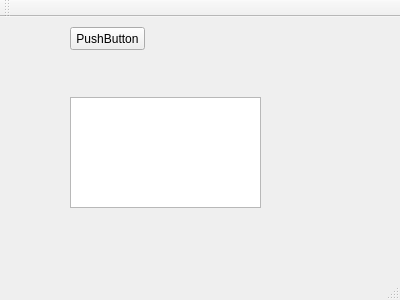
<?xml version="1.0" encoding="UTF-8"?>
<ui version="4.0">
 <class>MainWindow</class>
 <widget class="QMainWindow" name="MainWindow">
  <property name="geometry">
   <rect>
    <x>0</x>
    <y>0</y>
    <width>400</width>
    <height>300</height>
   </rect>
  </property>
  <property name="windowTitle">
   <string>MainWindow</string>
  </property>
  <widget class="QWidget" name="centralWidget">
   <widget class="QTextEdit" name="textEdit">
    <property name="geometry">
     <rect>
      <x>70</x>
      <y>80</y>
      <width>191</width>
      <height>111</height>
     </rect>
    </property>
   </widget>
   <widget class="QPushButton" name="pushButton">
    <property name="geometry">
     <rect>
      <x>70</x>
      <y>10</y>
      <width>75</width>
      <height>23</height>
     </rect>
    </property>
    <property name="text">
     <string>PushButton</string>
    </property>
   </widget>
  </widget>
  <widget class="QMenuBar" name="menuBar">
   <property name="geometry">
    <rect>
     <x>0</x>
     <y>0</y>
     <width>400</width>
     <height>21</height>
    </rect>
   </property>
  </widget>
  <widget class="QToolBar" name="mainToolBar">
   <attribute name="toolBarArea">
    <enum>TopToolBarArea</enum>
   </attribute>
   <attribute name="toolBarBreak">
    <bool>false</bool>
   </attribute>
  </widget>
  <widget class="QStatusBar" name="statusBar"/>
 </widget>
 <layoutdefault spacing="6" margin="11"/>
 <resources/>
 <connections/>
</ui>
